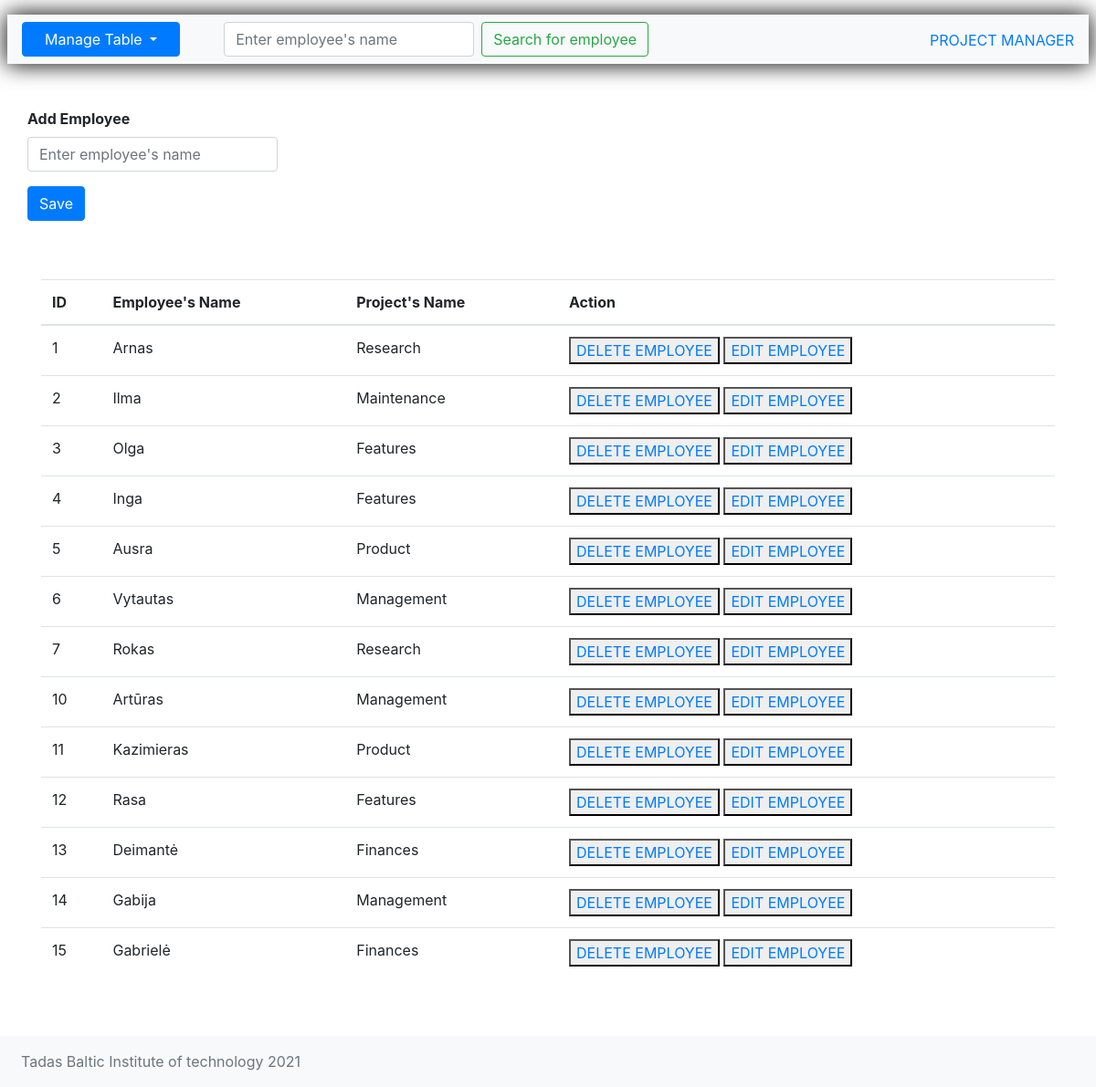
The page / on the database its author committed.
### tables this page shows
CREATE TABLE `employees` (
  `id` int(11) NOT NULL AUTO_INCREMENT,
  `name` varchar(50) DEFAULT NULL,
  `project_id` int(20) DEFAULT NULL,
  PRIMARY KEY (`id`),
  KEY `project_id_id1` (`project_id`),
  CONSTRAINT `project_id` FOREIGN KEY (`project_id`) REFERENCES `projects` (`id`) ON DELETE SET NULL
);

### app/edit.php (called while the page is built, shortened)
<?php
$update = false;

### app/selection.php (called while the page is built, shortened)
<?php
$table_name = 'employees';
$sql =
    "SELECT "
    . $table_name . ".id, "
    . $table_name . ".name, GROUP_CONCAT(" . ($table_name === 'projects' ? 'employees' : 'projects') . ".name SEPARATOR '; ')" .
    " FROM " . $table_name .
    " LEFT JOIN " . ($table_name === 'projects' ? 'employees' : 'projects') .
    " ON " . ($table_name === 'projects' ? 'employees.project_id = projects.id' : 'employees.project_id = projects.id') .
    " GROUP BY " . $table_name . ".id";

### app/search.php (called while the page is built)
<?php
if (isset($_POST['search1'])) {
    if ($_GET['path'] == 'employees' || $_GET['path'] == "") {
        $search_term = $conn->real_escape_string($_POST['search_box']);
        $sql_search = "SELECT employees.id, employees.name, projects.name FROM employees LEFT JOIN projects ON employees.project_id = projects.id WHERE employees.name LIKE '%$search_term%'";
        $stmt = $conn->prepare($sql_search);
        $stmt->bind_result($id, $first_en, $second_en);
    } else {
        $search_term = $conn->real_escape_string($_POST['search_box']);
        $sql_search = "SELECT projects.id, projects.name, employees.name FROM projects LEFT JOIN employees ON employees.project_id = projects.id WHERE projects.name LIKE '%$search_term%'";
        $stmt = $conn->prepare($sql_search);
        $stmt->bind_result($id, $first_en, $second_en);
    }
} else {
    $stmt = $conn->prepare($sql);
    $stmt->bind_result($id, $first_en, $second_en);
}

### index.php (the view, shortened to what this page needs)
<?php
include 'database/database.php';
include 'app/selection.php';
include 'app/delete.php';
include 'app/search.php';
include 'app/edit.php';
include 'app/update.php';
?>
<!DOCTYPE html>
<html lang="en">
<head>
    <link rel="stylesheet" href="resources/css/style.css">
    <link rel="stylesheet" href="https://maxcdn.bootstrapcdn.com/bootstrap/4.0.0/css/bootstrap.min.css">
</head>
<body>
    <header>
        <div class="shadow-container mr-2 ml-2">
            <div class="body-content">
                <nav class="navbar navbar-expand-lg navbar-light bg-light mt-3 ">
                    <div class="collapse navbar-collapse " id="navbarSupportedContent">
                        <div>
                            <div class="dropdown mr-5 ">
                                <button class="btn btn-primary dropdown-toggle pr-4 pl-4" type="button" data-toggle="dropdown">Manage Table
                                    <span class="caret"></span></button>
                            </div>
                        </div>
                        <form class="form-inline my-2 my-lg-0" action="" method="post" name="search_form">
                            <input class="form-control mr-sm-2" type="text" name="search_box" value="" placeholder="<?php echo ($_GET['path'] === 'projects' ?  "Enter project's name" : "Enter employee's name"); ?>">
                            <button class="btn btn-outline-success my-2 my-sm-0" type="submit" name="search1" value="Search">
                                <?php echo ($_GET['path'] === 'projects' ?  "Search for project" : "Search for employee"); ?></button>
                        </form>
                    </div>
                    <div class="float-end align-middle"><span class="align-middle text-primary ">PROJECT MANAGER</span></div>
                </nav>
            </div>
        </div>
    </header>
    <main>
        <div class="container mt-5">
            <div class="row justify-content-left">
                <form action="<?php ($_SERVER['REQUEST_URI']); ?>" method="post">
                    <?php if ($_GET['path'] == "employees" || $_GET['path'] == "") : ?>
                        <div class="form-group">
                            <label for="name"><?php echo (($update == true) ? ("<strong>Edit Employee</strong>") : ("<strong>Add Employee</strong>")); ?></label>
                            <div class="form-group d-flex">
                                <input type="text" class="form-control" name="name" value="<?php echo ($update == true ? $first_en : ""); ?>" placeholder="Enter employee's name">
                            </div>
                        </div>
                    <?php endif; ?>
                    <div class="form-group">
                        <?php if ($update == true) : ?>
                            <button class="btn btn-info" type="submit" name="update">Update</button>
                        <?php else : ?>
                            <button class="btn btn-primary" type="submit" name="save">Save</button>
                        <?php endif; ?>
                    </div>
                </form>
            </div>
        </div>
        <?php
        print('<div class="container mt-5"><table class="table"><thead><tr><th>ID</th><th>' . ($_GET['path'] === 'projects' ?  "Project's Name" : "Employee's Name") . '</th><th>' . ($_GET['path'] === 'projects' ?  "Employee's Name" : "Project's Name") . '</th><th>Action</th>');
        $stmt->execute();
        $stmt->store_result();
        $count = $stmt->num_rows;
        if ($count > 0) {
            while ($stmt->fetch()) {
                echo "<tr>
                    <td>" . $id . "</td>
                    <td>" . $first_en . "</td>
                    <td>" . $second_en . "</td>
                    <td>
                        <button><a href=\"?path=" . $table_name . "&delete=$id\">" . ($_GET['path'] === 'projects' ?  "DELETE PROJECT" : "DELETE EMPLOYEE") . "</a></button>
                        <button><a href=\"?path=" . $table_name . "&edit=$id\">" . ($_GET['path'] === 'projects' ?  "EDIT PROJECT" : "EDIT EMPLOYEE") . "</a></button>
                    </td>
                </tr>";
            }
            print('</table>');
            print('<br />');
            print('<br />');
        } else {
            echo ("<tr>
        <td>No data found</td></tr>");
            print('</table>');
        }
        ?>
    </main>
    <footer class="footer mt-auto py-3 bg-light">
        <div class="container mr-2 ml-2">
            <span class="text-muted">Tadas Baltic Institute of technology 2021</span>
        </div>
    </footer>
</body>
</html>

### resources/css/style.css (style rules this page uses)
.shadow-container { box-shadow: 0 0 25px hsla(0, 0%, 0%, 0.60); }
.body-content { background-color: white; box-shadow: 0 0 25px hsla(0, 0%, 0%, 0.60); padding: 0; text-align: center; }
.navbar { margin: 0 !important; border-bottom: 0 !important; }

### rows shown on the page
employees: id "1", name "Arnas", second_en "Research"
employees: id "2", name "Ilma", second_en "Maintenance"
employees: id "3", name "Olga", second_en "Features"
employees: id "4", name "Inga", second_en "Features"
employees: id "5", name "Ausra", second_en "Product"
employees: id "6", name "Vytautas", second_en "Management"
employees: id "7", name "Rokas", second_en "Research"
employees: id "10", name "Artūras", second_en "Management"
employees: id "11", name "Kazimieras", second_en "Product"
employees: id "12", name "Rasa", second_en "Features"
employees: id "13", name "Deimantė", second_en "Finances"
employees: id "14", name "Gabija", second_en "Management"
employees: id "15", name "Gabrielė", second_en "Finances"
